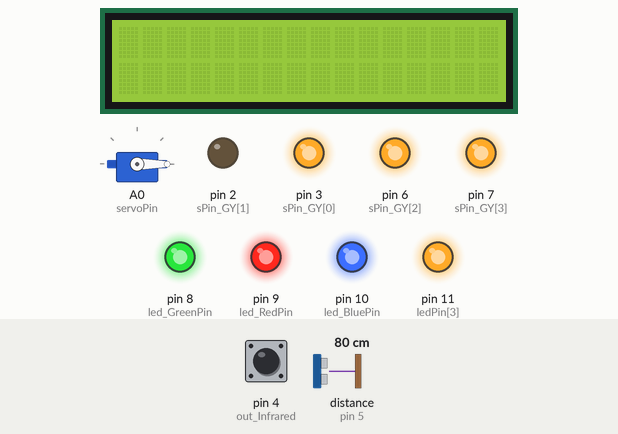
This sketch was run on a simulated Arduino Uno, built with avr-gcc and run on an emulated ATmega328P. Parts: 16×2 character LCD, servo, output pins drawn as LEDs (lit = HIGH). Dashed ring = blinking. The test bench sets the inputs (shaded band); at power-on: distance to the obstacle (sensor on pin 5) 80 cm, pin 4 (out_Infrared) HIGH. The echo pulse lasts 58.3 µs per cm; what the sketch prints to the serial monitor is not drawn.

Above: at 1.2 s.
1.3 s: distance to the obstacle (sensor on pin 5) set to 2 cm
At 2.5 s:
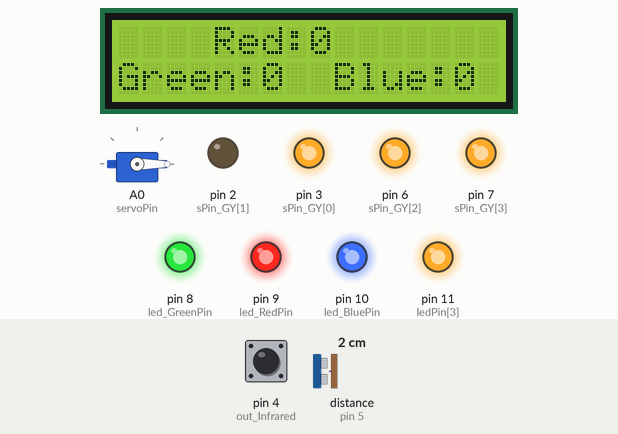
4.6 s: distance to the obstacle (sensor on pin 5) set to 60 cm
At 6.4 s:
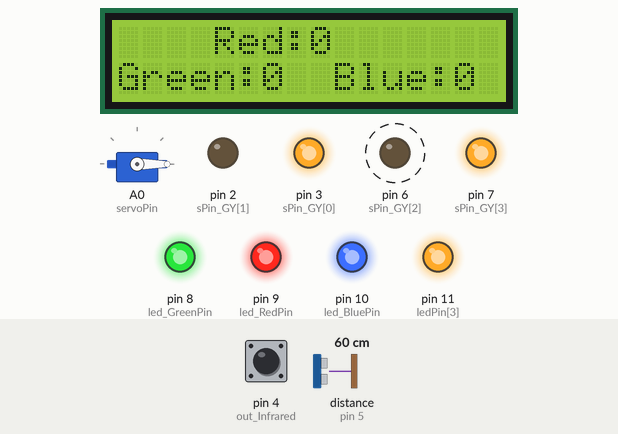
12.0 s: distance to the obstacle (sensor on pin 5) set to 4 cm
At 12.8 s:
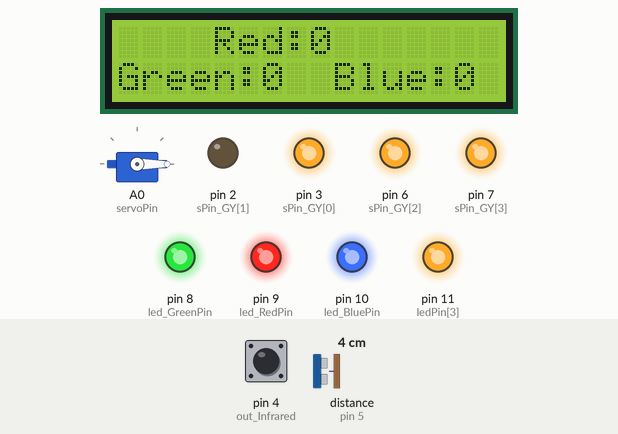
15.3 s: distance to the obstacle (sensor on pin 5) set to 120 cm
At 17.6 s:
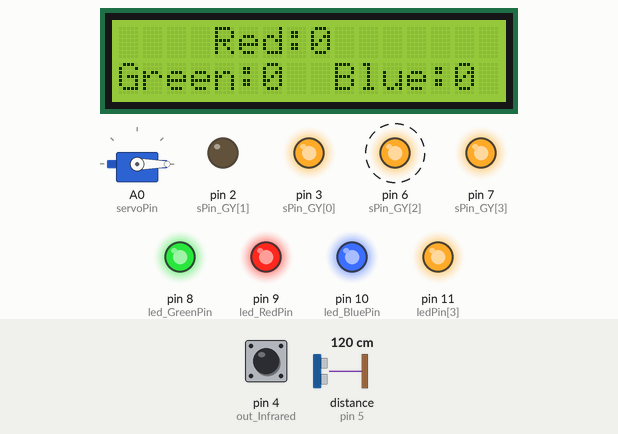
Timing chart, 0 to 23.7 s (numbered marks = the images above; inputs shaded):
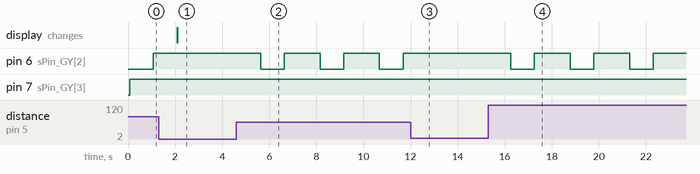

Measured:
- after the input at 1.3 s, pin 6 (sPin_GY[2]): stays HIGH (without the input it goes to LOW after 1.3 s)
- after the input at 4.6 s, pin 6 (sPin_GY[2]): alternates HIGH for 1.5 s and LOW for 1.0 s, starting after 1.0 s
- after the input at 12.0 s, pin 6 (sPin_GY[2]): stays HIGH (without the input it goes to LOW after 1.2 s)
- after the input at 15.3 s, pin 6 (sPin_GY[2]): alternates HIGH for 1.5 s and LOW for 1.0 s, starting after 0.95 s

The sketch:

main.ino
```cpp
#include "function.h"
#include <Servo.h>

#define servoPin A0
#define out_Infrared 4        // Output cua cam bien hong ngoai

int counter_Red = 0;          // bien dem so luong san pham mau do - de hien thi LCD
int counter_Green = 0;        // bien dem so luong san pham mau xanh la - de hien thi LCD
int counter_Blue = 0;         // bien dem so luong san pham mau xanh duong - de hien thi LCD
int tempColor = 0;
int check_Infrared = 0;

int product_Code[255];        // mang chua so luong san pham theo mau. vi du: | 1 | 3 | 2 | 2 | .... tuong ung | Do | Xanh duong | Xanh la | Xanh la |
int number = 0;               // number la bien dung de dem tong so luong mau

Servo myservo;

void setup() {
  Init();
  myservo.attach(servoPin);
  myservo.write(0);

  pinMode(out_Infrared, INPUT);
}

void loop() {
  read_ColorSensor();             // doc mau san pham
  tempColor = detectColor();      // mau san pham duoc doc se duoc gan vao tempcolor tuong ung: 1 - mau do; 2 - mau xanh la; 3 - mau xanh duong; 0 - khong co mau
  switch(tempColor){
    case 1:
      counter_Red++;
      number++;
      product_Code[number-1] = tempColor;
      break;
    case 2:
      counter_Green++;
      number++;
      product_Code[number-1] = tempColor;
      break;
    case 3:
      counter_Blue++;
      number++;
      product_Code[number-1] = tempColor;
      break;
    default:
      break;
  }

  if (!digitalRead(out_Infrared)){
    while (!digitalRead(out_Infrared));
    if (number>0){                                    // kiem tra neu con san pham nao tren bang truyen (number > 0)
      switch(product_Code[0]){                        // kiem tra xem gia tri dau tien cua mang la bao nhieu (1 hay 2 hay 3) -> be goc servo khi co tin hieu tu cam bien hong ngoai
        case 1:
          myservo.write(30);                          // goc servo 30 - mau do
          check_Infrared = 1;
          if (number>1){
            for(int i=0; i<number-1; i++){            // neu ban dau chi con 1 san pham tren bang truyen thi thoi, nguoc lai thi xoa bo san pham dau tien va dua cac san pham dich ra truoc trong mang
              product_Code[i] = product_Code[i+1];
            }
            number--;                                 // tru lai 1 san pham
          } else {
            number--;
          }
          break;
        case 2:
          myservo.write(150);
          if (number>1){
            for(int i=0; i<number-1; i++){
              product_Code[i] = product_Code[i+1];
            }
            number--;
          } else {
            number--;
          }
          break;
        case 3:
          myservo.write(90);
          if (number>1){
            for(int i=0; i<number-1; i++){
              product_Code[i] = product_Code[i+1];
            }
            number--;
          } else {
            number--;
          }
          break;
      }
    }
   }
  Serial.println("Number: "+(String)number);

  dislayLCD(counter_Red, counter_Green, counter_Blue);          // hien thi ra LCD so luong san pham
  delay(500);                                                   // cho nay de delay thoi gian xac dinh san pham
}
```

function.h
```cpp
#include <LiquidCrystal_I2C.h>

LiquidCrystal_I2C lcd(0x27,16,2);


#define outGY 5

#define led_RedPin  9
#define led_BluePin  10
#define led_GreenPin  8

#define redMax    55
#define redMin    45
#define greenMax  65
#define greenMin  55
#define blueMax   75
#define blueMin   55

/*
  #define S0 3
  #define S1 2
  #define S2 6
  #define S3 7
 */
int sPin_GY[4] = {3, 2, 6, 7};          // cac pin S cua cam bien mau GY-31
int ledPin[4] = {8,9,10,11};            // cac pin led
int ledStatus[4] = {0,0,0,0};           // trang thai cua led 0 hoac 1

int redColor_Frequency = 0;             // gia tri thoi giac xac dinh cho tung mau tuong ung
int greenColor_Frequency = 0;
int blueColor_Frequency = 0;

void Init(){
  Serial.begin(9600);
  lcd.init();         //Khởi động màn hình. Bắt đầu cho phép Arduino sử dụng màn hình
  lcd.backlight();    //Bật đèn nền
  for(int i=0; i<4; i++){
    pinMode(ledPin[i], OUTPUT);
    digitalWrite(ledPin[i], HIGH);

    pinMode(sPin_GY[i], OUTPUT);
  }

  // Set S0 = 1, S1 = 0 => Scale tan so 20%
  digitalWrite(sPin_GY[0], HIGH);
  digitalWrite(sPin_GY[1], LOW);

  // Set S2 = 1, S3 = 0 => Chon che do Clear(No filter)
  digitalWrite(sPin_GY[2], HIGH);
  digitalWrite(sPin_GY[3], LOW);

  pinMode(outGY, INPUT);
}

void read_ColorSensor(){
  // chon mode detect mau do
  digitalWrite(sPin_GY[2], LOW);
  digitalWrite(sPin_GY[3], LOW);
  redColor_Frequency = pulseIn(outGY, LOW);

  // chon mode detect mau xanh duong
  digitalWrite(sPin_GY[2], LOW);
  digitalWrite(sPin_GY[3], HIGH);
  blueColor_Frequency = pulseIn(outGY, LOW);

  // chon mode detect mau xanh duong
  digitalWrite(sPin_GY[2], HIGH);
  digitalWrite(sPin_GY[3], HIGH);
  greenColor_Frequency = pulseIn(outGY, LOW);

  Serial.println("Red: " + (String)redColor_Frequency + " Blue: " + (String)blueColor_Frequency + " Green: " + (String)greenColor_Frequency);
}

int detectColor(){
    // kiem tra cac gia tri vua detect ben tren thuoc truong hop nao, tra ve gia tri cho ham: 1 - do; 2 - xanh la; 3 - xanh duong; 0 - khong mau
    if ((redColor_Frequency<=redMax)&&(redColor_Frequency>=redMin)){
      Serial.println("Red color");
      digitalWrite(led_RedPin, LOW);
      digitalWrite(led_BluePin, HIGH);
      digitalWrite(led_GreenPin, HIGH);
      return 1;
    } else if ((greenColor_Frequency<=greenMax)&&(greenColor_Frequency>=greenMin)){
      Serial.println("Green color");
      digitalWrite(led_RedPin, HIGH);
      digitalWrite(led_BluePin, HIGH);
      digitalWrite(led_GreenPin, LOW);
      return 2;
    } else if ((blueColor_Frequency<=blueMax)&&(blueColor_Frequency>=blueMin)){
      Serial.println("Blue color");
      digitalWrite(led_RedPin, HIGH);
      digitalWrite(led_BluePin, LOW);
      digitalWrite(led_GreenPin, HIGH);
      return 3;
    } else {
      Serial.println("No color");
      digitalWrite(led_RedPin, HIGH);
      digitalWrite(led_BluePin, HIGH);
      digitalWrite(led_GreenPin, HIGH);
      return 0;
    }
}

void dislayLCD(int red, int green, int blue){
  lcd.setCursor(4,0);                       // chon vi tri hien thi bat dau tai cot 4, dong 0
  lcd.print("Red:" + (String)red);

  lcd.setCursor(0,1);                       // chon vi tri hien thi bat dau tai cot 0, dong 1
  lcd.print("Green:" + (String)green);

  lcd.setCursor(9,1);                       // chon vi tri hien thi bat dau tai cot 9, dong 1
  lcd.print("Blue:" + (String)blue);
}
```
